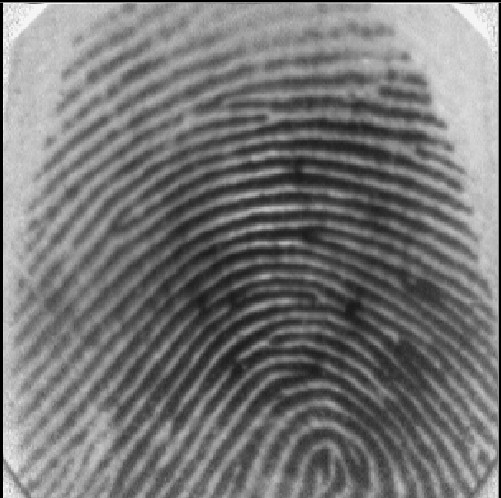
#> input picture backend/test-data/fingerprint-001.jpg, 501 x 498 px
$ python extract_minutiae.py test-data/fingerprint-001.jpg
#> lines starting #> are read from the running program, lines starting #| are printed output that depends on the picture
import cv2
import numpy as np
import sys
import json
from fingerprint_feature_extractor import extract_minutiae_features, MinutiaeFeature

class MinutiaeFeatureEncoder(json.JSONEncoder):
    def default(self, obj):
        if isinstance(obj, MinutiaeFeature):
            return {
                "locX": int(obj.locX),  # Convertendo para tipo nativo
                "locY": int(obj.locY),  # Convertendo para tipo nativo
                "Orientation": [float(angle) for angle in obj.Orientation], # Convertendo para tipo nativo
                "Type": obj.Type
            }
        return super().default(obj)

def process_images(image_paths):
    all_minutiae = []

    for image_path in image_paths:
        # Ler a imagem
        img = cv2.imread(image_path, cv2.IMREAD_GRAYSCALE)
#> img is the input picture: shape (498, 501); min 0, max 251, mean 117.7

        # Pré-processamento
        blurred_img = cv2.GaussianBlur(img, (5, 5), 1.2)
        edges = cv2.Canny(blurred_img, 50, 150)
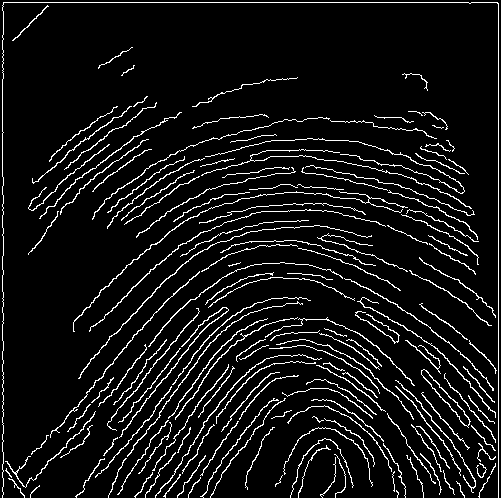
#> edges: shape (498, 501); 7.8% white in thin lines or dots

        # Extração de minúcias
#> (the run stopped early here; a loop or call above may not have finished)
